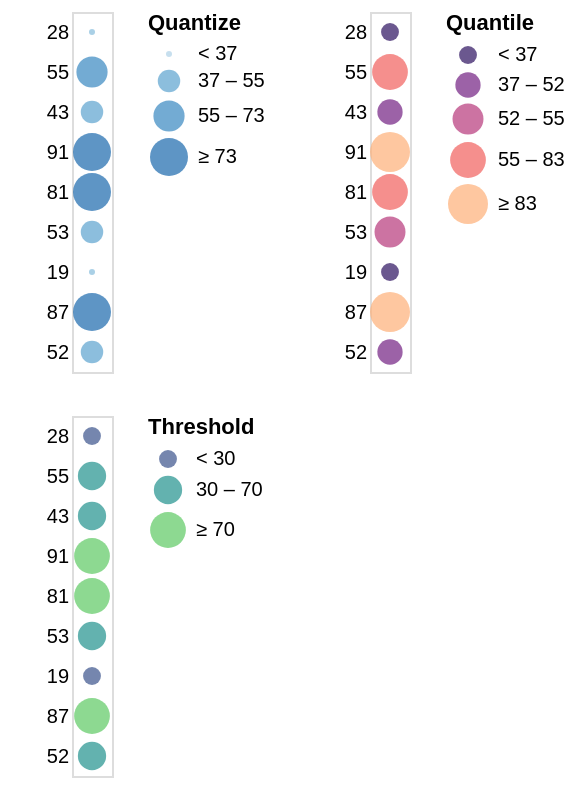

Vega-Lite specification for this chart:
### Vega specification from a JSON file in a GitHub repository (floating-point values rounded to 4 significant figures)
{"$schema": "https://vega.github.io/schema/vega/v5.json", "description": "Horizontally concatenated charts that show different types of discretizing scales.", "autosize": "pad", "padding": 5, "data": [{"name": "source_0", "values": [{"a": "A", "b": 28}, {"a": "B", "b": 55}, {"a": "C", "b": 43}, {"a": "D", "b": 91}, {"a": "E", "b": 81}, {"a": "F", "b": 53}, {"a": "G", "b": 19}, {"a": "H", "b": 87}, {"a": "I", "b": 52}]}], "signals": [{"name": "concat_0_width", "value": 20}, {"name": "concat_0_y_step", "value": 20}, {"name": "concat_0_height", "update": "bandspace(domain('concat_0_y').length, 1, 0.5) * concat_0_y_step"}, {"name": "concat_1_width", "value": 20}, {"name": "concat_1_y_step", "value": 20}, {"name": "concat_1_height", "update": "bandspace(domain('concat_1_y').length, 1, 0.5) * concat_1_y_step"}, {"name": "concat_2_width", "value": 20}, {"name": "concat_2_y_step", "value": 20}, {"name": "concat_2_height", "update": "bandspace(domain('concat_2_y').length, 1, 0.5) * concat_2_y_step"}], "layout": {"padding": {"row": 20, "column": 20}, "bounds": "full", "align": "each", "columns": 2}, "marks": [{"type": "group", "name": "concat_0_group", "style": "cell", "encode": {"update": {"width": {"signal": "concat_0_width"}, "height": {"signal": "concat_0_height"}}}, "signals": [{"name": "width", "update": "concat_0_width"}], "marks": [{"name": "concat_0_marks", "type": "symbol", "style": ["circle"], "from": {"data": "source_0"}, "encode": {"update": {"opacity": {"value": 0.7}, "fill": [{"test": "datum[\"b\"] === null || isNaN(datum[\"b\"])", "value": null}, {"scale": "concat_0_color", "field": "b"}], "tooltip": {"signal": "{\"b\": ''+datum[\"b\"], \"Quantize\": format(datum[\"b\"], \"\")}"}, "x": {"signal": "concat_0_width", "mult": 0.5}, "y": {"scale": "concat_0_y", "field": "b"}, "size": {"scale": "concat_0_size", "field": "b"}, "shape": {"value": "circle"}}}}], "axes": [{"scale": "concat_0_y", "orient": "left", "grid": false, "domain": false, "ticks": false, "zindex": 1}], "legends": [{"title": "Quantize", "fill": "concat_0_color", "gradientLength": {"signal": "clamp(concat_0_height, 64, 200)"}, "encode": {"symbols": {"update": {"shape": {"value": "circle"}, "opacity": {"value": 0.7}}}}, "size": "concat_0_size"}]}, {"type": "group", "name": "concat_1_group", "style": "cell", "encode": {"update": {"width": {"signal": "concat_1_width"}, "height": {"signal": "concat_1_height"}}}, "signals": [{"name": "width", "update": "concat_1_width"}], "marks": [{"name": "concat_1_marks", "type": "symbol", "style": ["circle"], "from": {"data": "source_0"}, "encode": {"update": {"opacity": {"value": 0.7}, "fill": [{"test": "datum[\"b\"] === null || isNaN(datum[\"b\"])", "value": null}, {"scale": "concat_1_color", "field": "b"}], "tooltip": {"signal": "{\"b\": ''+datum[\"b\"], \"Quantile\": format(datum[\"b\"], \"d\")}"}, "x": {"signal": "concat_1_width", "mult": 0.5}, "y": {"scale": "concat_1_y", "field": "b"}, "size": {"scale": "concat_1_size", "field": "b"}, "shape": {"value": "circle"}}}}], "axes": [{"scale": "concat_1_y", "orient": "left", "grid": false, "domain": false, "ticks": false, "zindex": 1}], "legends": [{"format": "d", "title": "Quantile", "fill": "concat_1_color", "gradientLength": {"signal": "clamp(concat_1_height, 64, 200)"}, "labelOverlap": "greedy", "encode": {"symbols": {"update": {"shape": {"value": "circle"}, "opacity": {"value": 0.7}}}}, "size": "concat_1_size"}]}, {"type": "group", "name": "concat_2_group", "style": "cell", "encode": {"update": {"width": {"signal": "concat_2_width"}, "height": {"signal": "concat_2_height"}}}, "signals": [{"name": "width", "update": "concat_2_width"}], "marks": [{"name": "concat_2_marks", "type": "symbol", "style": ["circle"], "from": {"data": "source_0"}, "encode": {"update": {"opacity": {"value": 0.7}, "fill": [{"test": "datum[\"b\"] === null || isNaN(datum[\"b\"])", "value": null}, {"scale": "concat_2_color", "field": "b"}], "tooltip": {"signal": "{\"b\": ''+datum[\"b\"], \"Threshold\": format(datum[\"b\"], \"\")}"}, "x": {"signal": "concat_2_width", "mult": 0.5}, "y": {"scale": "concat_2_y", "field": "b"}, "size": {"scale": "concat_2_size", "field": "b"}, "shape": {"value": "circle"}}}}], "axes": [{"scale": "concat_2_y", "orient": "left", "grid": false, "domain": false, "ticks": false, "zindex": 1}], "legends": [{"title": "Threshold", "fill": "concat_2_color", "gradientLength": {"signal": "clamp(concat_2_height, 64, 200)"}, "labelOverlap": "greedy", "encode": {"symbols": {"update": {"shape": {"value": "circle"}, "opacity": {"value": 0.7}}}}, "size": "concat_2_size"}]}], "scales": [{"name": "concat_0_y", "type": "point", "domain": {"data": "source_0", "field": "b"}, "range": {"step": {"signal": "concat_0_y_step"}}, "padding": 0.5}, {"name": "concat_0_color", "type": "quantize", "domain": {"data": "source_0", "field": "b"}, "range": "ramp", "zero": true, "interpolate": "hcl"}, {"name": "concat_0_size", "type": "quantize", "domain": {"data": "source_0", "field": "b"}, "range": {"signal": "sequence(9, 361 + (361 - 9) / (4 - 1), (361 - 9) / (4 - 1))"}, "zero": false}, {"name": "concat_1_y", "type": "point", "domain": {"data": "source_0", "field": "b"}, "range": {"step": {"signal": "concat_1_y_step"}}, "padding": 0.5}, {"name": "concat_1_color", "type": "quantile", "domain": {"data": "source_0", "field": "b"}, "range": {"scheme": "magma"}, "interpolate": "hcl"}, {"name": "concat_1_size", "type": "quantile", "domain": {"data": "source_0", "field": "b"}, "range": [80, 160, 240, 320, 400]}, {"name": "concat_2_y", "type": "point", "domain": {"data": "source_0", "field": "b"}, "range": {"step": {"signal": "concat_2_y_step"}}, "padding": 0.5}, {"name": "concat_2_color", "type": "threshold", "domain": [30, 70], "range": {"scheme": "viridis"}, "interpolate": "hcl"}, {"name": "concat_2_size", "type": "threshold", "domain": [30, 70], "range": [80, 200, 320]}], "config": {"axisY": {"minExtent": 30}}}
